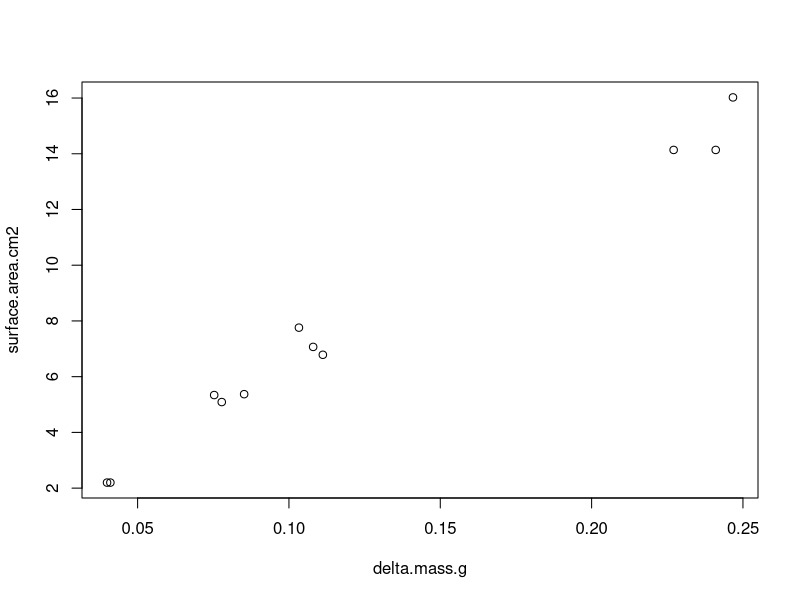

Recreate this plot in R. (Note: this script raises an error after producing the figure.)
## ---- chunk 1
knitr::opts_chunk$set(echo = TRUE, warning = FALSE, message = FALSE)

## install packages if you dont already have them
if (!require("tidyverse")) install.packages("tidyverse")

# load packages
library(tidyverse)
## ---- chunk 2
#load wax data
smpls <- read.csv("../../data_phys/wax_dipped.csv", header=TRUE)
stnds <- read.csv("../../data_phys/wax_standards.csv", header=TRUE)

smpls$species <- substr(smpls$fragment, 1, 3)

smpls$delta.mass.g <- smpls$Skeleton.Wax.Dipped.Weight-smpls$Skeleton.Dry.Weight
stnds$delta.mass.g <- stnds$Wax.Dipped.Weight-stnds$Dry.Weight

#calculate the surface area of the cylindrical standards from the diameter and length
# NOTE: the wax on the ends of the cylinder was scraped off, so they are not included in the surface area
stnds$rad <- stnds$Diameter_cm/2
stnds$surface.area.cm2 <- 2*pi*(stnds$rad)*(stnds$Length_cm)

# calculate the curve coefficients for slope and intercept to apply as the standard
stnd.curve <- lm(surface.area.cm2~delta.mass.g, data=stnds)
plot(surface.area.cm2~delta.mass.g, data=stnds)
stnd.curve$coefficients
summary(stnd.curve)$r.squared

#Calculate surface area using the standard curve
smpls$surface.area.cm2 <- stnd.curve$coefficients[2] * smpls$delta.mass.g + stnd.curve$coefficients[1]

#check the range to make sure your samples fall within the range of the standards
range(smpls$surface.area.cm2)
range(stnds$surface.area.cm2)

#Save the output for use in normilzation for phys assays
smpls%>%
  select(species, fragment, surface.area.cm2, Homogenate.Volume)%>%
  write_csv("../../output_phys/surface_area.csv")
## ---- chunk 3
sum(smpls$surface.area.cm2 < min(stnds$surface.area.cm2) )
  # 29/126 samples had a surface area smaller than that of the smallest standard...

ggplot(smpls, aes(x = species, y = surface.area.cm2)) +
  geom_boxplot(outlier.color = "red", outlier.shape = 8, outlier.size = 3) +
  geom_jitter(width = 0.2, alpha = 0.5) +
  theme_bw() +
  labs(title = "Surface Area by Species with Outliers Highlighted",
       x = "Species",
       y = "Surface Area (cm²)")

ggplot(smpls, aes(x = surface.area.cm2)) +
  geom_histogram(bins=100) +
  facet_grid(species~.) + 
  theme_bw() +
  labs(title = "Surface Area by Species with Outliers Highlighted",
       x = "Species",
       y = "Surface Area (cm²)")
